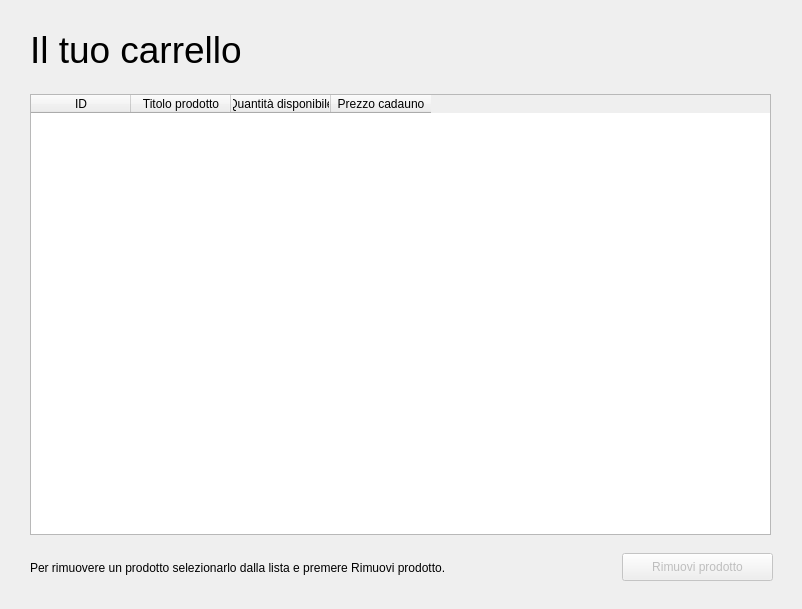
<?xml version="1.0" encoding="UTF-8"?>
<ui version="4.0">
 <class>cart_window</class>
 <widget class="QMainWindow" name="cart_window">
  <property name="geometry">
   <rect>
    <x>0</x>
    <y>0</y>
    <width>802</width>
    <height>609</height>
   </rect>
  </property>
  <property name="maximumSize">
   <size>
    <width>802</width>
    <height>609</height>
   </size>
  </property>
  <property name="windowTitle">
   <string>Carrello degli acquisti</string>
  </property>
  <widget class="QWidget" name="centralwidget">
   <widget class="QLabel" name="lbl_title">
    <property name="geometry">
     <rect>
      <x>30</x>
      <y>24</y>
      <width>491</width>
      <height>51</height>
     </rect>
    </property>
    <property name="font">
     <font>
      <pointsize>28</pointsize>
     </font>
    </property>
    <property name="text">
     <string>Il tuo carrello</string>
    </property>
   </widget>
   <widget class="QTableWidget" name="table_carrello">
    <property name="geometry">
     <rect>
      <x>30</x>
      <y>94</y>
      <width>741</width>
      <height>441</height>
     </rect>
    </property>
    <column>
     <property name="text">
      <string>ID</string>
     </property>
    </column>
    <column>
     <property name="text">
      <string>Titolo prodotto</string>
     </property>
    </column>
    <column>
     <property name="text">
      <string>Quantità disponibile</string>
     </property>
    </column>
    <column>
     <property name="text">
      <string>Prezzo cadauno</string>
     </property>
    </column>
   </widget>
   <widget class="QLabel" name="lbl_tutorial">
    <property name="geometry">
     <rect>
      <x>30</x>
      <y>560</y>
      <width>461</width>
      <height>16</height>
     </rect>
    </property>
    <property name="text">
     <string>Per rimuovere un prodotto selezionarlo dalla lista e premere Rimuovi prodotto.</string>
    </property>
   </widget>
   <widget class="QPushButton" name="btn_remove_prod">
    <property name="enabled">
     <bool>false</bool>
    </property>
    <property name="geometry">
     <rect>
      <x>622</x>
      <y>553</y>
      <width>151</width>
      <height>28</height>
     </rect>
    </property>
    <property name="text">
     <string>Rimuovi prodotto</string>
    </property>
   </widget>
  </widget>
 </widget>
 <resources/>
 <connections/>
</ui>
